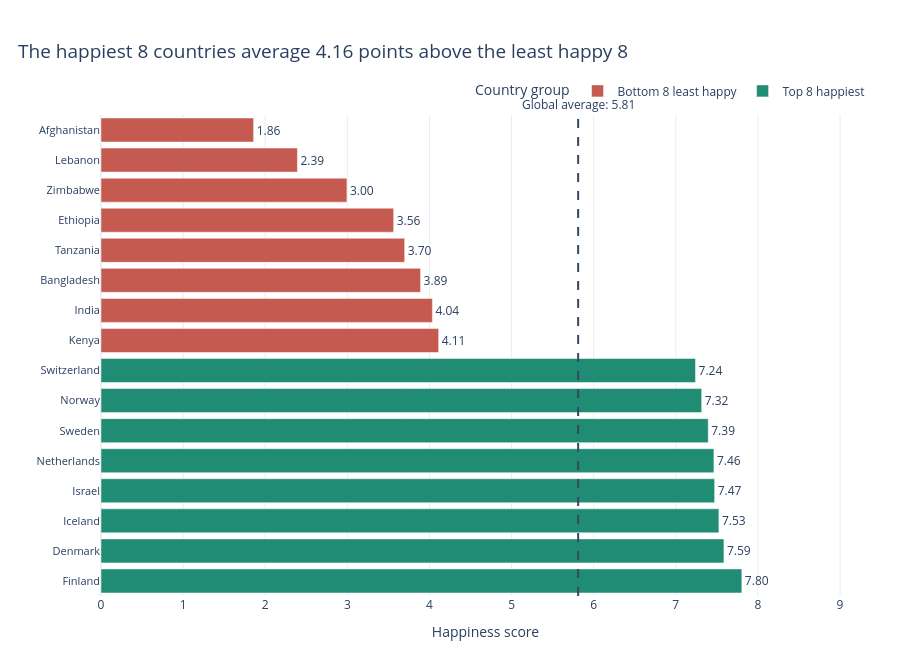

The notebook cell this image was saved under:
### Markdown cell above
---
## Task 2 — Bottom vs. Top: A Contrast Story

**What to build:** A bar chart that highlights the **gap between the happiest and least happy countries**, focusing on a specific insight.

**Requirements:**
- Show the **top 8 AND bottom 8 countries** together (16 bars total)
- Use **colour** to distinguish the two groups (not Plotly's default rainbow)
- Add a **visual separator or annotation** that emphasises the gap
- Insight title that tells the story of the gap

**Hint:** Use `pd.concat([df.nlargest(8,'Happiness_Score'), df.nsmallest(8,'Happiness_Score')])` to get both groups.

**Stretch goal:** Add a vertical reference line showing the global average.

### Code cell
# Task 2: Top 8 vs. Bottom 8 contrast
# ------------------------------------

top8 = df.nlargest(8, 'Happiness_Score').copy()
top8['Group'] = 'Top 8 happiest'
bottom8 = df.nsmallest(8, 'Happiness_Score').copy()
bottom8['Group'] = 'Bottom 8 least happy'

combined = pd.concat([bottom8, top8], ignore_index=True).sort_values('Happiness_Score')
global_avg = df['Happiness_Score'].mean()
score_gap = top8['Happiness_Score'].mean() - bottom8['Happiness_Score'].mean()
print(f"Global average: {global_avg:.2f}")
print(f"Difference between the top-8 and bottom-8 average scores: {score_gap:.2f}")

# Keep a deliberate two-colour palette; use the global average as a reference line.
color_map = {'Top 8 happiest': '#218c74', 'Bottom 8 least happy': '#c45a50'}
fig2 = px.bar(
    combined,
    x='Happiness_Score',
    y='Country',
    orientation='h',
    color='Group',
    color_discrete_map=color_map,
    text=combined['Happiness_Score'].map(lambda x: f'{x:.2f}'),
    title=f'The happiest 8 countries average {score_gap:.2f} points above the least happy 8',
    labels={'Happiness_Score': 'Happiness score', 'Country': '', 'Group': 'Country group'},
    category_orders={'Country': combined['Country'].tolist()},
)

fig2.add_vline(
    x=global_avg, line_dash='dash', line_width=2, line_color='#34495e',
    annotation_text=f'Global average: {global_avg:.2f}',
    annotation_position='top',
)
fig2.update_traces(textposition='outside', cliponaxis=False)
fig2.update_layout(
    template='plotly_white',
    title_x=0.02,
    title_font_size=19,
    xaxis=dict(range=[0, combined['Happiness_Score'].max() * 1.2],
               rangemode='tozero', showgrid=True, gridcolor='#e8edf2'),
    yaxis=dict(title='', tickfont=dict(size=11)),
    legend=dict(orientation='h', yanchor='bottom', y=1.02, xanchor='right', x=1),
    margin=dict(l=20, r=30, t=115, b=50),
    height=650,
)
fig2.show()

### Figure 1 — Plotly figure (JSON) as saved in the notebook; plotly's stock layout.template omitted (floating-point values rounded to 4 significant figures)
{"data": [{"cliponaxis": false, "hovertemplate": "Country group=Bottom 8 least happy<br>Happiness score=%{x}<br>=%{y}<br>text=%{text}<extra></extra>", "legendgroup": "Bottom 8 least happy", "marker": {"color": "#c45a50", "pattern": {"shape": ""}}, "name": "Bottom 8 least happy", "orientation": "h", "showlegend": true, "text": ["1.86", "2.39", "3.00", "3.56", "3.70", "3.89", "4.04", "4.11"], "textposition": "outside", "type": "bar", "x": [1.859, 2.392, 2.995, 3.564, 3.698, 3.892, 4.036, 4.112], "xaxis": "x", "y": ["Afghanistan", "Lebanon", "Zimbabwe", "Ethiopia", "Tanzania", "Bangladesh", "India", "Kenya"], "yaxis": "y"}, {"cliponaxis": false, "hovertemplate": "Country group=Top 8 happiest<br>Happiness score=%{x}<br>=%{y}<br>text=%{text}<extra></extra>", "legendgroup": "Top 8 happiest", "marker": {"color": "#218c74", "pattern": {"shape": ""}}, "name": "Top 8 happiest", "orientation": "h", "showlegend": true, "text": ["7.24", "7.32", "7.39", "7.46", "7.47", "7.53", "7.59", "7.80"], "textposition": "outside", "type": "bar", "x": [7.24, 7.315, 7.395, 7.464, 7.473, 7.525, 7.586, 7.804], "xaxis": "x", "y": ["Switzerland", "Norway", "Sweden", "Netherlands", "Israel", "Iceland", "Denmark", "Finland"], "yaxis": "y"}], "layout": {"annotations": [{"showarrow": false, "text": "Global average: 5.81", "x": 5.811, "xanchor": "center", "xref": "x", "y": 1, "yanchor": "bottom", "yref": "y domain"}], "barmode": "relative", "height": 650, "legend": {"orientation": "h", "title": {"text": "Country group"}, "tracegroupgap": 0, "x": 1, "xanchor": "right", "y": 1.02, "yanchor": "bottom"}, "margin": {"b": 50, "l": 20, "r": 30, "t": 115}, "shapes": [{"line": {"color": "#34495e", "dash": "dash", "width": 2}, "type": "line", "x0": 5.811, "x1": 5.811, "xref": "x", "y0": 0, "y1": 1, "yref": "y domain"}], "title": {"font": {"size": 19}, "text": "The happiest 8 countries average 4.16 points above the least happy 8", "x": 0.02}, "xaxis": {"anchor": "y", "domain": [0.0, 1.0], "gridcolor": "#e8edf2", "range": [0, 9.365], "rangemode": "tozero", "showgrid": true, "title": {"text": "Happiness score"}}, "yaxis": {"anchor": "x", "categoryarray": ["Finland", "Denmark", "Iceland", "Israel", "Netherlands", "Sweden", "Norway", "Switzerland", "Kenya", "India", "Bangladesh", "Tanzania", "Ethiopia", "Zimbabwe", "Lebanon", "Afghanistan"], "categoryorder": "array", "domain": [0.0, 1.0], "tickfont": {"size": 11}, "title": {"text": ""}}}}
